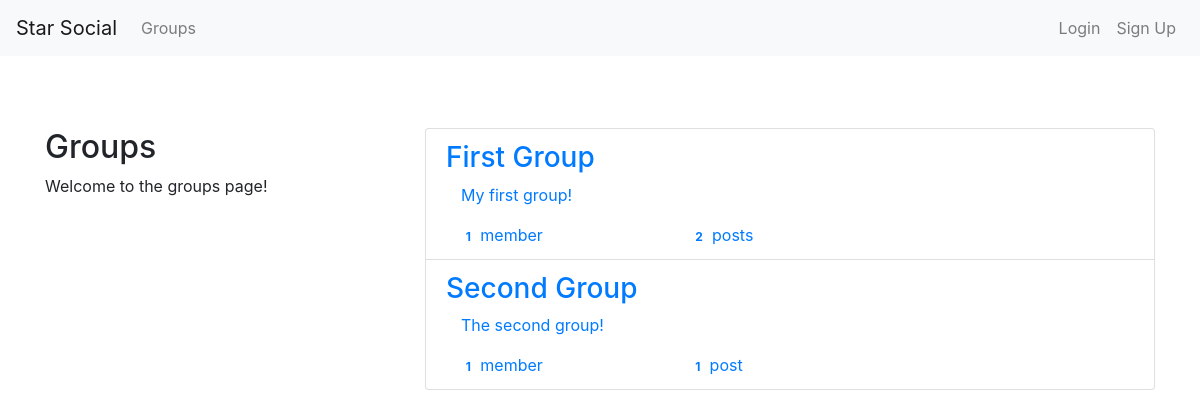
Page /groups/ on the earlier database version.
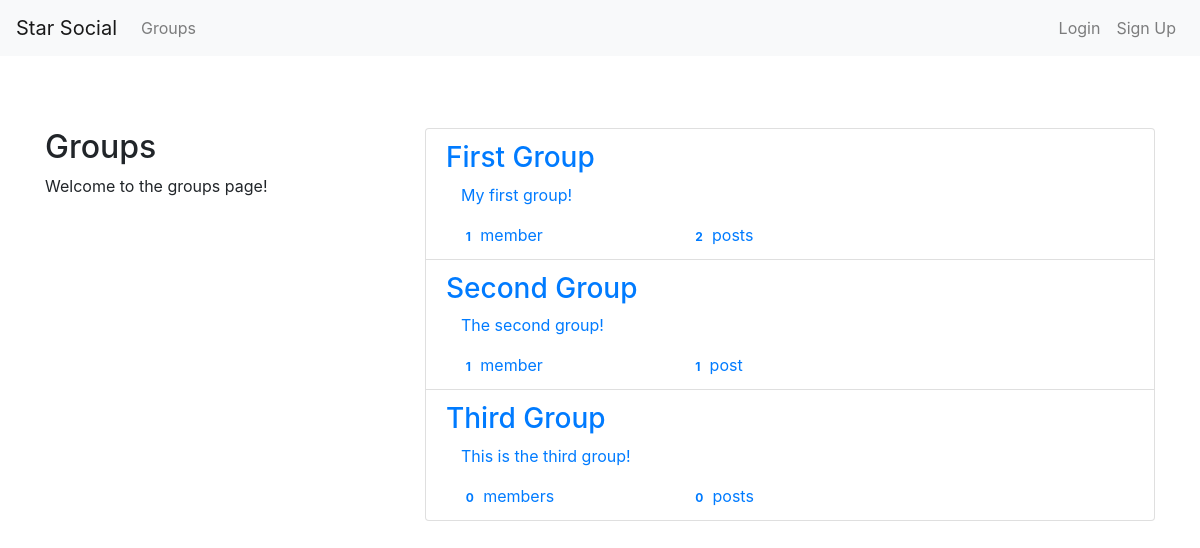
Same page on the later database version.
### groups/models.py (models this page shows, shortened)
class Group(models.Model):
    name = models.CharField(max_length=255, unique=True)
    slug = models.SlugField(allow_unicode=True, unique=True)
    description = models.TextField(blank=True, default='')
    description_html = models.TextField(editable=False, default='', blank=True)
    members = models.ManyToManyField(User, through='GroupMember')
    class Meta():
        ordering = ['name']

### groups/views.py (the view)
# urls.py: path('', views.ListGroups.as_view(), name = 'all'),
class ListGroups(generic.ListView):
    model = models.Group

### groups/templates/groups/group_list.html (shortened to what this page needs)
{% extends "groups/group_base.html" %}
{% block pregroup %}
    <div class="col-md-4">
        <br><br><br>
        <div class="content">
            <h2>Groups</h2>
            <p>Welcome to the groups page!</p>
        </div>
    </div>
{% endblock pregroup %}
{% block group_content %}
    <div class="col-md-8">
        <br><br><br>
        <div class="list-group">
            {% if object_list %}
                {% for group in object_list %}
                    <a class="list-group-item" href="{% url 'groups:single' slug=group.slug %}">
                        <h3 class="title list-group-item-heading">{{group.name}}</h3>
                        <div class="list-group-item-text container-fluid">
                            {{group.description_html|safe}}
                            <div class="row">
                                <div class="col-md-4">
                                    <span class="badge">{{group.members.count}}</span>
                                    member{{group.members.count|pluralize}}
                                </div>
                                <div class="col-md-4">
                                    <span class="badge">{{group.posts.count}}</span>
                                    post{{group.posts.count|pluralize}}
                                </div>
                            </div>
                        </div>
                    </a>
                {% endfor %}
            {% else %}
                <h1>There are no groups yet!</h1>
            {% endif %}
        </div>
    </div>
{% endblock group_content %}

Differences in the rows shown:
added Group: name "Third Group", description_html "This is the third group!", members.count "0", posts.count "0"
